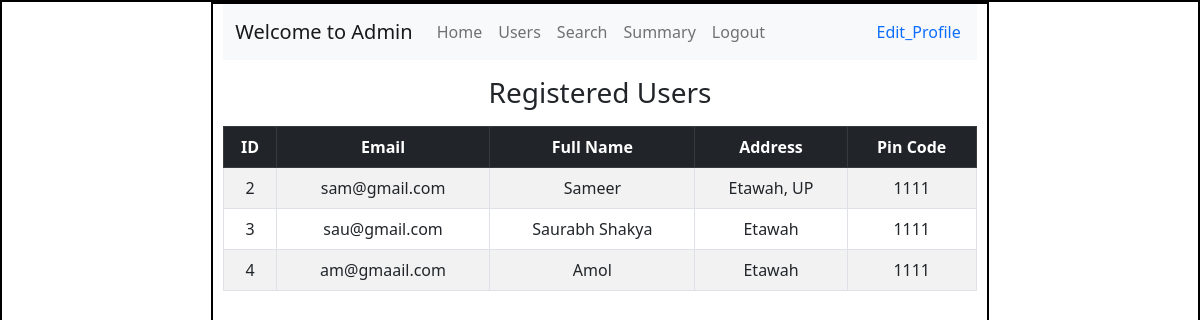
The app's page /registered_users with its own data.
### models/model.py (models this page shows)
class User(db.Model):
    id = db.Column(db.Integer(),primary_key = True)
    username = db.Column(db.String(),unique=True,nullable = False)
    email = db.Column(db.String(),unique = True, nullable = False)
    password = db.Column(db.String(),nullable= False)
    full_name = db.Column(db.String(),nullable= False)
    address = db.Column(db.String(),nullable= False)
    pin_code = db.Column(db.Integer(),nullable= False)
    type = db.Column(db.String(),default ="general")
    reservations = db.relationship("Reserve_parking_spot", backref="user", cascade="all, delete")

### controllers/admin_controller.py (the view)
@admin_bp.route("/registered_users")
def registered_users():
    this_user = User.query.filter_by(type='admin').first()
    users = User.query.filter(User.type != "admin").all()
    return render_template("registereduser.html",users=users,this_user=this_user)

### templates/registereduser.html (shortened to what this page needs)
<!DOCTYPE html>
<html lang="en">
<head>
    <link rel="stylesheet" href="../static/style.css">
    <link href="https://cdn.jsdelivr.net/npm/bootstrap@5.0.2/dist/css/bootstrap.min.css" rel="stylesheet"
>
</head>
<body>
    <div id="main">
        <div id="canvas" class="overflow-auto">
            <nav class="navbar navbar-expand-lg navbar-light bg-light">
                <div class="container-fluid">
                    <a class="navbar-brand" href="#">Welcome to {{this_user.username}}</a>
                    <div class="collapse navbar-collapse " id="navbarSupportedContent">
                        <ul class="navbar-nav me-auto mb-2 mb-lg-0">
                            <li class="nav-item">
                                <a class="nav-link" href="{{ url_for('admin.admin') }}">Home</a>
                            </li>
                            <li class="nav-item">
                                <a class="nav-link" href="{{ url_for('admin.registered_users') }}">Users</a>
                            </li>
                            <li class="nav-item">
                                <a class="nav-link" href="">Search</a>
                            </li>
                            <li class="nav-item">
                                <a class="nav-link" href="">Summary</a>
                            </li>
                            <li class="nav-item">
                                <a class="nav-link" href="{{ url_for('admin.login') }}">Logout</a>
                            </li>
                        </ul>
                    </div>
                </div>
                <div class="text-center">
                    <a class="nav-link" href="{{ url_for('admin.profile') }}">Edit_Profile</a>
                </div>
            </nav>
            <div id="content">
                <h3 class="text-center my-3">Registered Users</h3>
                <table class="table table-bordered table-striped text-center">
                    <thead class="table-dark">
                        <tr>
                            <th>ID</th>
                            <th>Email</th>
                            <th>Full Name</th>
                            <th>Address</th>
                            <th>Pin Code</th>
                        </tr>
                    </thead>
                    <tbody>
                        {% for user in users %}
                        <tr>
                            <td>{{ user.id }}</td>
                            <td>{{ user.email }}</td>
                            <td>{{ user.full_name }}</td>
                            <td>{{ user.address }}</td>
                            <td>{{ user.pin_code }}</td>
                        </tr>
                        {% endfor %}
                    </tbody>
                </table>
            </div>
        </div>
    </div>
</body>
</html>

### static/style.css (style rules this page uses)
* { margin: 0; }
#main, #canvas { border: 2px solid black; }
#canvas { width: 65%; height: 800px; margin: auto; padding-left: 10px; padding-right: 10px; }

### records on screen
User: username "Admin"
User: id "2", email "sam@gmail.com", full_name "Sameer", address "Etawah, UP", pin_code "1111"
User: id "3", email "sau@gmail.com", full_name "Saurabh Shakya", address "Etawah", pin_code "1111"
User: id "4", email "am@gmaail.com", full_name "Amol", address "Etawah", pin_code "1111"
